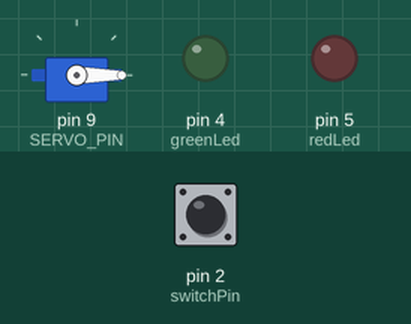
Simulated run of this sketch. Board: Arduino Uno, built with avr-gcc and run on an emulated ATmega328P. Parts: servo, output pins drawn as LEDs (lit = HIGH). Dashed ring = blinking. Inputs (shaded band) come from the test bench; at power-on: pin 2 (switchPin) HIGH. What the sketch prints to the serial monitor is not drawn.

Above: at 1.2 s.
1.3 s: pin 2 (switchPin) pulled LOW for 0.15 s
At 2.62 s:
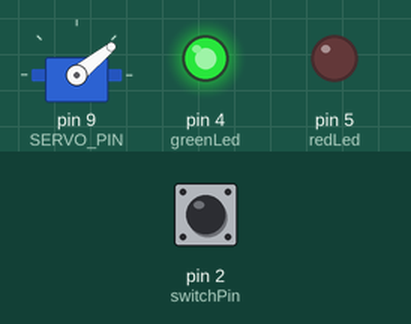
4.3 s: pin 2 (switchPin) pulled LOW for 1 s
At 5.4 s:
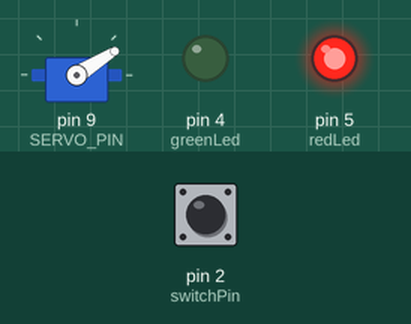
7.3 s: pin 2 (switchPin) pulled LOW for 0.15 s
At 7.81 s:
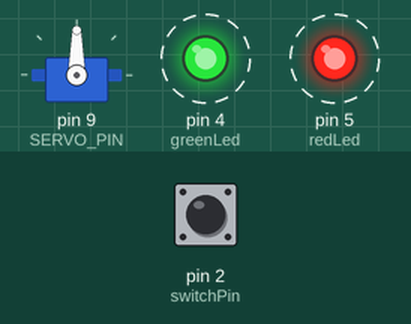
10.3 s: pin 2 (switchPin) pulled LOW for 3.2 s
At 10.9 s:
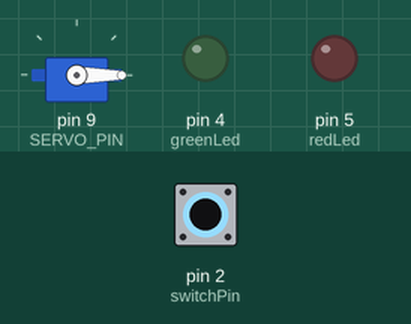
Timing chart, 0 to 13.3 s (numbered marks = the images above; inputs shaded):
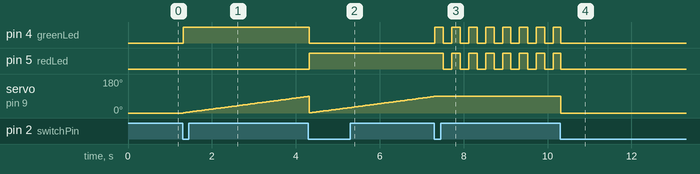

Measured:
- after the input at 1.3 s, pin 4 (greenLed): LOW → HIGH at once; servo on pin 9 (SERVO_PIN): moves from 0° to 88° over 3.0 s, starting at once
- after the input at 4.3 s, pin 4 (greenLed): HIGH → LOW at once; pin 5 (redLed): LOW → HIGH at once
- after the input at 7.3 s, pin 4 (greenLed): alternates HIGH for 0.20 s and LOW for 0.20 s, starting at once; pin 5 (redLed): alternates HIGH for 0.20 s and LOW for 0.20 s, starting after 0.21 s; servo on pin 9 (SERVO_PIN): goes on until 7.3 s, then stays 90°
- after the input at 10.3 s, pin 4 (greenLed), pin 5 (redLed): goes on until 10.3 s, then stays LOW; servo on pin 9 (SERVO_PIN): 90° → 0° at once

The sketch:

bank_entry_system.ino
```cpp
// ============================================
// Bank Entry & Monitoring System
// Combines: LED Mode Controller
//         + Servo Motor Scanner (Bank Monitoring)
// Author: Nada Djazari — University of Jijel
// ============================================
//
// HOW IT WORKS:
//   A button cycles through 3 security modes:
//
//   Mode 0 — IDLE:
//     Both LEDs OFF, servo stopped at 0°
//
//   Mode 1 — ENTRY OPEN:
//     Green LED ON (access granted)
//     Servo sweeps 0°→90° (door/barrier opens)
//
//   Mode 2 — MONITORING:
//     Red LED ON (monitoring active)
//     Servo scans continuously 0°↔90° (camera scanning)
//
//   Mode 3 — ALERT:
//     Both LEDs blink rapidly (alarm)
//     Servo moves to 90° and stays (locked position)
//
// WIRING:
//   Button      → Pin 2  (INPUT_PULLUP)
//   Green LED   → Pin 4
//   Red LED     → Pin 5
//   Servo signal→ Pin 9
// ============================================

#include <Servo.h>

// ── Pin definitions ──
const int switchPin  = 2;  // Button
const int greenLed   = 4;  // Green LED (access granted)
const int redLed     = 5;  // Red LED (monitoring/alert)
const int SERVO_PIN  = 9;  // Servo motor

// ── Servo ──
Servo moteur;

// ── Button debounce variables ──
int val;
int val2;
int buttonState;

// ── System mode ──
int Mode = 0; // 0=IDLE, 1=ENTRY, 2=MONITORING, 3=ALERT

// ── Servo state for non-blocking sweep ──
int servoAngle    = 0;
int servoDir      = 1;       // 1 = going up, -1 = going down
unsigned long lastServoMove  = 0;
const int SERVO_STEP_DELAY   = 30; // ms between each degree

// ── Alert blink state ──
unsigned long lastBlink = 0;
bool blinkState = false;

void setup() {
  pinMode(switchPin, INPUT_PULLUP);
  pinMode(greenLed,  OUTPUT);
  pinMode(redLed,    OUTPUT);

  moteur.attach(SERVO_PIN);
  moteur.write(0); // Start at 0°

  // All off at start
  digitalWrite(greenLed, LOW);
  digitalWrite(redLed,   LOW);

  buttonState = digitalRead(switchPin);

  Serial.begin(9600);
  Serial.println("Bank Entry System — Ready");
}

void loop() {
  // ── Read button with debounce ──
  val  = digitalRead(switchPin);
  delay(10);
  val2 = digitalRead(switchPin);

  if (val == val2) {
    if (val != buttonState) {
      if (val == LOW) { // Button pressed
        Mode = (Mode + 1) % 4; // Cycle 0→1→2→3→0
        Serial.print("Mode changed to: ");
        Serial.println(Mode);
        // Reset servo when mode changes
        servoAngle = 0;
        servoDir   = 1;
        moteur.write(0);
      }
    }
    buttonState = val;
  }

  // ── Execute current mode ──
  switch (Mode) {

    // ── MODE 0: IDLE ──
    case 0:
      digitalWrite(greenLed, LOW);
      digitalWrite(redLed,   LOW);
      moteur.write(0); // Servo parked at 0°
      break;

    // ── MODE 1: ENTRY OPEN ──
    // Green LED ON, servo sweeps once to 90° then stays
    case 1:
      digitalWrite(greenLed, HIGH);
      digitalWrite(redLed,   LOW);
      // Move servo toward 90° smoothly (non-blocking)
      if (servoAngle < 90) {
        if (millis() - lastServoMove >= SERVO_STEP_DELAY) {
          servoAngle++;
          moteur.write(servoAngle);
          lastServoMove = millis();
        }
      }
      break;

    // ── MODE 2: MONITORING ──
    // Red LED ON, servo scans back and forth continuously
    case 2:
      digitalWrite(greenLed, LOW);
      digitalWrite(redLed,   HIGH);
      // Non-blocking continuous sweep
      if (millis() - lastServoMove >= SERVO_STEP_DELAY) {
        servoAngle += servoDir;
        if (servoAngle >= 90) { servoDir = -1; } // Reached 90° → go back
        if (servoAngle <= 0)  { servoDir =  1; } // Reached 0°  → go forward
        moteur.write(servoAngle);
        lastServoMove = millis();
      }
      break;

    // ── MODE 3: ALERT ──
    // Both LEDs blink fast, servo locked at 90°
    case 3:
      moteur.write(90); // Lock at 90°
      // Non-blocking blink every 200ms
      if (millis() - lastBlink >= 200) {
        blinkState = !blinkState;
        digitalWrite(greenLed, blinkState);
        digitalWrite(redLed,   blinkState);
        lastBlink = millis();
      }
      break;
  }
}
```
